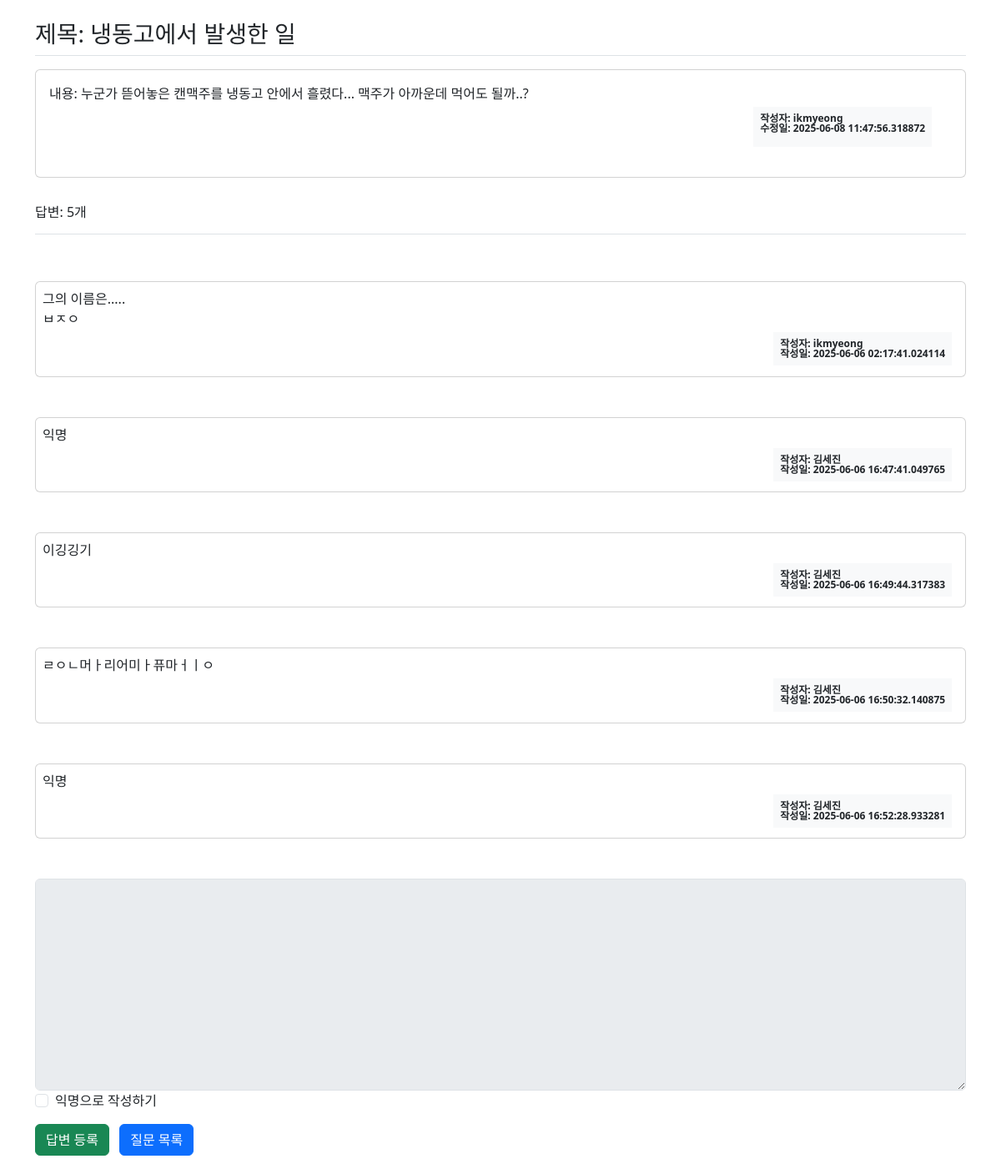
Screenshot of /question/detail/25/ with the database file from the repository.
### classtalk/models.py (models this page shows)
class Question(db.Model):
    id = db.Column(db.Integer, primary_key=True)
    subject = db.Column(db.String(200), nullable=False)
    content = db.Column(db.Text(), nullable=False)
    create_date = db.Column(db.DateTime(), nullable=False)
    user_id = db.Column(db.Integer, db.ForeignKey('user.id', ondelete='CASCADE'), nullable=False)
    user = db.relationship('User', backref=db.backref('question_set'))
    modify_date = db.Column(db.DateTime(), nullable=True)
    is_anonymous = db.Column(db.Boolean, default=False)

class User(db.Model):
    id = db.Column(db.Integer, primary_key=True)
    username = db.Column(db.String(150), unique=True, nullable=False)
    password = db.Column(db.String(200), nullable=False)
    email = db.Column(db.String(120), unique=True, nullable=False)

class Answer(db.Model):
    id = db.Column(db.Integer, primary_key=True)
    question_id = db.Column(db.Integer, db.ForeignKey('question.id', ondelete='CASCADE'))
    question = db.relationship('Question', backref=db.backref('answer_set'))
    content = db.Column(db.Text(), nullable=False)
    create_date = db.Column(db.DateTime(), nullable=False)
    user_id = db.Column(db.Integer, db.ForeignKey('user.id', ondelete='CASCADE'), nullable=True)
    user = db.relationship('User', backref=db.backref('answer_set'))
    modify_date = db.Column(db.DateTime(), nullable=True)
    is_anonymous = db.Column(db.Boolean, default=False)

### classtalk/views/question_views.py (the view)
@bp.route('/detail/<int:question_id>/')
def detail(question_id):
    form = AnswerForm()
    q = Question.query.get_or_404(question_id)
    return render_template('question/question_detail.html', question=q, form=form)

### classtalk/forms.py
class AnswerForm(FlaskForm):
    content = TextAreaField('내용', validators=[DataRequired('내용은 필수입력 항목입니다.')])
    is_anonymous = BooleanField('익명으로 작성하기', default=False)  # 익명 여부 체크박스
    submit = SubmitField('답변 등록')

### classtalk/views/auth_views.py (called while the page is built)
@bp.before_app_request
def load_logged_in_user():
    user_id = session.get('user_id')
    if user_id is None:
        g.user = None
    else:
        g.user = User.query.get(user_id)

### classtalk/templates/question/question_detail.html (shortened to what this page needs)
<!DOCTYPE html>
<html lang="en">
<head>
    <link href="https://cdn.jsdelivr.net/npm/bootstrap@5.3.5/dist/css/bootstrap.min.css" rel="stylesheet">
</head>
<div class="container my-3">
<body>
    <h3 class="border-bottom py-2">
        제목: {{ question.subject }}
    </h3>
    <div class="card my-3">
        <div class="card-body">
            <div class="card-text">
                내용: {{ question.content }}
            </div>
            <div class="card-body badge d-flex justify-content-end">
            <div class="bg-light text-dark p-2 text-start mx-3">
                {% if question.is_anonymous %}
                    <div> 작성자: <span class="text-muted">익명</span></div>
                {% else %}
                    <div> 작성자: {{ question.user.username }}</div>
                {% endif %}
                {% if question.modify_date %}
                    <div class="mb-2">수정일: {{ question.modify_date }}</div>
                {% else %}
                    <div> 작성일: {{ question.create_date }}</div>
                {% endif %}
            </div>
            </div>
        </div>
    </div>
    <h6 class="border-bottom py-3">답변: {{ question.answer_set|length }}개</h6>
    <div style="white-space: pre-line;">
        {% for answer in question.answer_set %}
        <div class="card p-2">
            {{ answer.content }}
            <div class="card-body badge d-flex justify-content-end">
                <div class="bg-light text-dark p-2 text-start">
                    {% if answer.is_anonymous %}
                        <div> 작성자: <span class="text-muted">익명</span></div>
                    {% else %}
                        <div> 작성자: {{ answer.user.username }}</div>
                    {% endif %}
                    <div> 작성일: {{ answer.create_date }}</div>
                </div>
            </div>
        </div>
        {% endfor %}
    </div>
    <form action="{{ url_for('question.answer_create', question_id=question.id) }}" method="post">
        <div>
            <textarea {% if not g.user %}disabled{% endif %}
                      name="content"
                      id="content"
                      class="form-control"
                      rows="10"></textarea>
        </div>
        <div class="mb-3 form-check">
            {{ form.is_anonymous(class="form-check-input") }}
            {{ form.is_anonymous.label(class="form-check-label") }}
        </div>
        <input type="submit" value="답변 등록" class ="btn btn-success">
        <a href="{{ url_for('question._list') }}" class="btn btn-primary ms-2">질문 목록</a>
    </form>
</body>
</div>
</html>

### rows the page displays
Question: subject "냉동고에서 발생한 일", content "누군가 뜯어놓은 캔맥주를 냉동고 안에서 흘렸다... 맥주가 아까운데 먹어도 될까..?", modify_date "2025-06-08 11:47:56.318872"
User: user.username "ikmyeong"
Answer: content "그의 이름은..... ㅂㅈㅇ", user.username "ikmyeong", create_date "2025-06-06 02:17:41.024114"
Answer: content "익명", user.username "김세진", create_date "2025-06-06 16:47:41.049765"
Answer: content "이깅깅기", user.username "김세진", create_date "2025-06-06 16:49:44.317383"
Answer: content "ㄹㅇㄴ머ㅏ리어미ㅏ퓨마ㅓㅣㅇ", user.username "김세진", create_date "2025-06-06 16:50:32.140875"
Answer: content "익명", user.username "김세진", create_date "2025-06-06 16:52:28.933281"

### other values shown
{{ question.answer_set|length }} "5"
